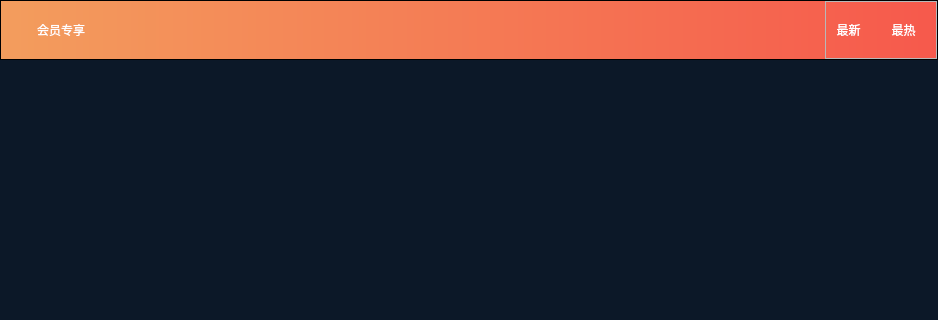
<?xml version="1.0" encoding="UTF-8"?>
<ui version="4.0">
 <class>HotDownload</class>
 <widget class="QWidget" name="HotDownload">
  <property name="geometry">
   <rect>
    <x>0</x>
    <y>0</y>
    <width>938</width>
    <height>320</height>
   </rect>
  </property>
  <property name="minimumSize">
   <size>
    <width>0</width>
    <height>320</height>
   </size>
  </property>
  <property name="windowTitle">
   <string>Form</string>
  </property>
  <layout class="QVBoxLayout" name="verticalLayout_3">
   <property name="spacing">
    <number>0</number>
   </property>
   <property name="leftMargin">
    <number>0</number>
   </property>
   <property name="topMargin">
    <number>0</number>
   </property>
   <property name="rightMargin">
    <number>0</number>
   </property>
   <property name="bottomMargin">
    <number>0</number>
   </property>
   <item>
    <layout class="QVBoxLayout" name="verticalLayout_2">
     <property name="spacing">
      <number>0</number>
     </property>
     <item>
      <widget class="QFrame" name="frame_title">
       <property name="minimumSize">
        <size>
         <width>0</width>
         <height>60</height>
        </size>
       </property>
       <property name="maximumSize">
        <size>
         <width>16777215</width>
         <height>60</height>
        </size>
       </property>
       <property name="styleSheet">
        <string notr="true">#frame_title
{
background-color:qlineargradient(spread:pad,x1:0,y1:0,x2:1,y2:0,stop:0 #f39d5d, stop:1  #f6594c);
}</string>
       </property>
       <property name="frameShape">
        <enum>QFrame::StyledPanel</enum>
       </property>
       <property name="frameShadow">
        <enum>QFrame::Raised</enum>
       </property>
       <layout class="QHBoxLayout" name="horizontalLayout_3">
        <property name="spacing">
         <number>0</number>
        </property>
        <property name="leftMargin">
         <number>0</number>
        </property>
        <property name="topMargin">
         <number>0</number>
        </property>
        <property name="rightMargin">
         <number>0</number>
        </property>
        <property name="bottomMargin">
         <number>0</number>
        </property>
        <item>
         <layout class="QHBoxLayout" name="horizontalLayout_2">
          <property name="spacing">
           <number>0</number>
          </property>
          <item>
           <widget class="QPushButton" name="pushButton_title">
            <property name="minimumSize">
             <size>
              <width>120</width>
              <height>36</height>
             </size>
            </property>
            <property name="styleSheet">
             <string notr="true">QPushButton
{
color: white;
font: 25 12pt &quot;Microsoft YaHei&quot;;
border: none;
background-color: transparent;
}</string>
            </property>
            <property name="text">
             <string>会员专享</string>
            </property>
           </widget>
          </item>
          <item>
           <spacer name="horizontalSpacer_2">
            <property name="orientation">
             <enum>Qt::Horizontal</enum>
            </property>
            <property name="sizeHint" stdset="0">
             <size>
              <width>40</width>
              <height>20</height>
             </size>
            </property>
           </spacer>
          </item>
          <item>
           <widget class="QFrame" name="frame_2">
            <property name="frameShape">
             <enum>QFrame::StyledPanel</enum>
            </property>
            <property name="frameShadow">
             <enum>QFrame::Raised</enum>
            </property>
            <layout class="QVBoxLayout" name="verticalLayout">
             <property name="spacing">
              <number>0</number>
             </property>
             <property name="leftMargin">
              <number>0</number>
             </property>
             <property name="topMargin">
              <number>0</number>
             </property>
             <property name="rightMargin">
              <number>0</number>
             </property>
             <property name="bottomMargin">
              <number>0</number>
             </property>
             <item>
              <layout class="QHBoxLayout" name="horizontalLayout">
               <item>
                <widget class="QPushButton" name="pushButton_new">
                 <property name="minimumSize">
                  <size>
                   <width>45</width>
                   <height>28</height>
                  </size>
                 </property>
                 <property name="maximumSize">
                  <size>
                   <width>45</width>
                   <height>28</height>
                  </size>
                 </property>
                 <property name="styleSheet">
                  <string notr="true">QPushButton
{
border: none;
color: white;
background-color: transparent;
}

QPushButton:hover
{
color: #b6b9be;
}</string>
                 </property>
                 <property name="text">
                  <string>最新</string>
                 </property>
                </widget>
               </item>
               <item>
                <spacer name="horizontalSpacer">
                 <property name="orientation">
                  <enum>Qt::Horizontal</enum>
                 </property>
                 <property name="sizeType">
                  <enum>QSizePolicy::Fixed</enum>
                 </property>
                 <property name="sizeHint" stdset="0">
                  <size>
                   <width>10</width>
                   <height>20</height>
                  </size>
                 </property>
                </spacer>
               </item>
               <item>
                <widget class="QPushButton" name="pushButton_hot">
                 <property name="minimumSize">
                  <size>
                   <width>45</width>
                   <height>28</height>
                  </size>
                 </property>
                 <property name="maximumSize">
                  <size>
                   <width>45</width>
                   <height>28</height>
                  </size>
                 </property>
                 <property name="styleSheet">
                  <string notr="true">QPushButton
{
border: none;
color: white;
background-color: transparent;
}

QPushButton:hover
{
color: #b6b9be;
}</string>
                 </property>
                 <property name="text">
                  <string>最热</string>
                 </property>
                </widget>
               </item>
               <item>
                <spacer name="horizontalSpacer_3">
                 <property name="orientation">
                  <enum>Qt::Horizontal</enum>
                 </property>
                 <property name="sizeType">
                  <enum>QSizePolicy::Maximum</enum>
                 </property>
                 <property name="sizeHint" stdset="0">
                  <size>
                   <width>10</width>
                   <height>20</height>
                  </size>
                 </property>
                </spacer>
               </item>
              </layout>
             </item>
            </layout>
           </widget>
          </item>
         </layout>
        </item>
       </layout>
      </widget>
     </item>
     <item>
      <widget class="QListWidget" name="listWidget_vipHot">
       <property name="minimumSize">
        <size>
         <width>0</width>
         <height>0</height>
        </size>
       </property>
       <property name="styleSheet">
        <string notr="true">QListWidget
{
border: none;
background-color: #0c1828;
}

QListWidget::item
{
background-color: #0c1828;
}

QListWidget::item:hover
{
background-color: rgba(70, 160, 239,0.3);
}

QListWidget::item:selected
{
background-color: transparent;
}</string>
       </property>
      </widget>
     </item>
    </layout>
   </item>
  </layout>
 </widget>
 <resources/>
 <connections/>
</ui>
